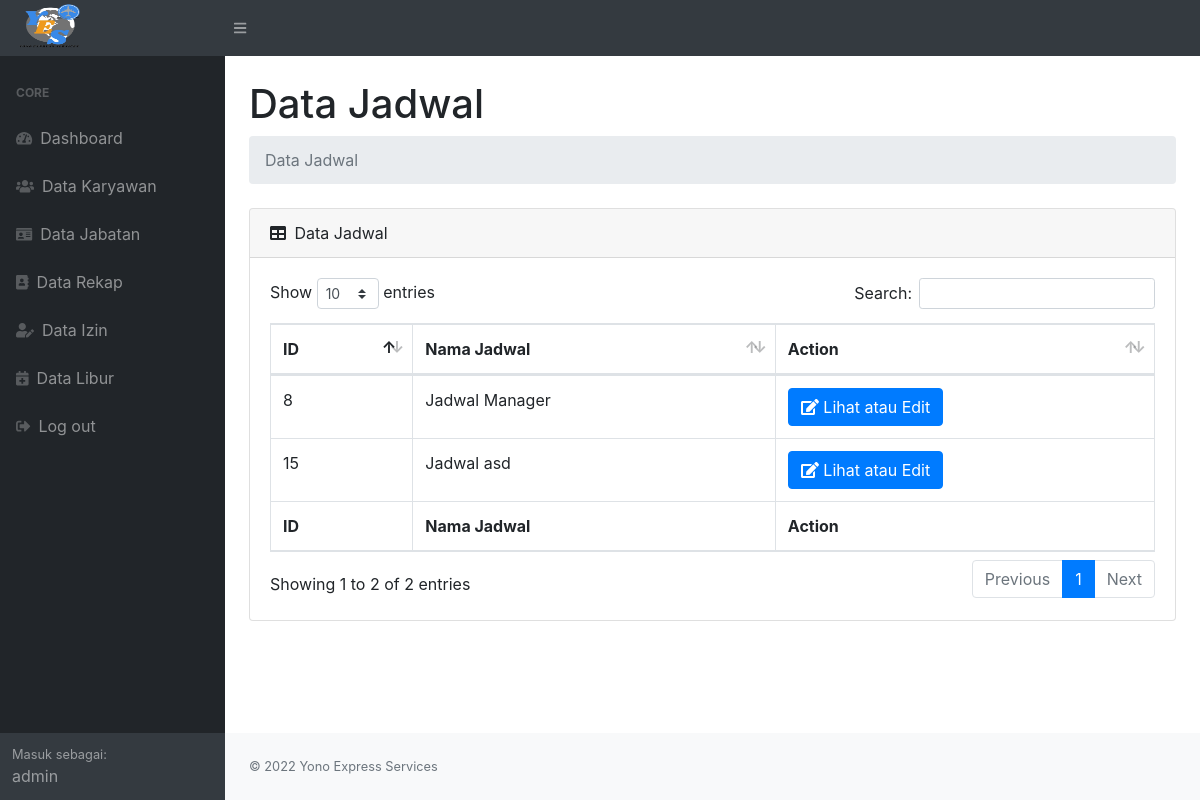
The app's page /data_jadwal.php (signed in) with its own data.
### tables this page shows
CREATE TABLE `jadwal` (
  `jadwal_id` int(12) NOT NULL,
  `jabatan_id` int(12) NOT NULL,
  `jadwal_hari` enum('Senin','Selasa','Rabu','Kamis','Jumat','Sabtu','Minggu') NOT NULL,
  `jadwal_masuk` time NOT NULL,
  `jadwal_pulang` time NOT NULL
);

CREATE TABLE `jabatan` (
  `jabatan_id` int(12) NOT NULL,
  `jabatan_nama` varchar(50) NOT NULL
);

### data_jadwal.php (the view, shortened to what this page needs)
<?php
require_once("./header.php");
?>
<div id="layoutSidenav_content">
    <main>
        <div class="container-fluid">
            <h1 class="mt-4">Data Jadwal</h1>
            <ol class="breadcrumb mb-4">
                <li class="breadcrumb-item active">Data Jadwal</li>
            </ol>
            <div class="card mb-4">
                <div class="card-header d-flex justify-content-between">
                    <div>
                        <i class="fas fa-table mr-1"></i>
                        Data Jadwal
                    </div>
                </div>
                <div class="card-body">
                    <div class="table-responsive">
                        <table class="table table-bordered" id="dataTable" width="100%" cellspacing="0">
                            <thead>
                                <tr>
                                    <th>ID</th>
                                    <th>Nama Jadwal</th>
                                    <th>Action</th>
                                </tr>
                            </thead>
                            <tfoot>
                                <tr>
                                    <th>ID</th>
                                    <th>Nama Jadwal</th>
                                    <th>Action</th>
                                </tr>
                            </tfoot>
                            <tbody>
                                <?php
                            $sql = "SELECT `jadwal`.`jadwal_id`, `jadwal`.`jabatan_id`, `jabatan`.`jabatan_nama` FROM `jadwal` INNER JOIN `jabatan` ON `jadwal`.`jabatan_id` = `jabatan`.`jabatan_id` GROUP BY(`jadwal`.`jabatan_id`)";
                            $result = $koneksi->query($sql);
                            while ($row = $result->fetch_assoc()) {
                                $jadwal_id = $row['jadwal_id'];
                                $jabatan_id = $row['jabatan_id'];
                                $jabatan_nama = $row['jabatan_nama'];
                            ?>
                                <tr>
                                    <td><?php echo $jadwal_id; ?></td>
                                    <td>Jadwal <?php echo $jabatan_nama; ?></td>
                                    <td>
                                        <a href="edit_jadwal.php?jabatan_id=<?php echo $jabatan_id; ?>"
                                            class="btn btn-primary"><i class="fas fa-edit"> </i> Lihat atau Edit</a>
                                    </td>
                                </tr>
                                <?php
                            }
                            ?>
                            </tbody>
                        </table>
                    </div>
                </div>
            </div>
        </div>
    </main>
    <?php
require_once("./footer.php");
?>

### records on screen
jadwal: jadwal_id "8", jabatan.jabatan_nama "Manager"
jadwal: jadwal_id "15", jabatan.jabatan_nama "asd"

### other values on screen
$username "admin"
